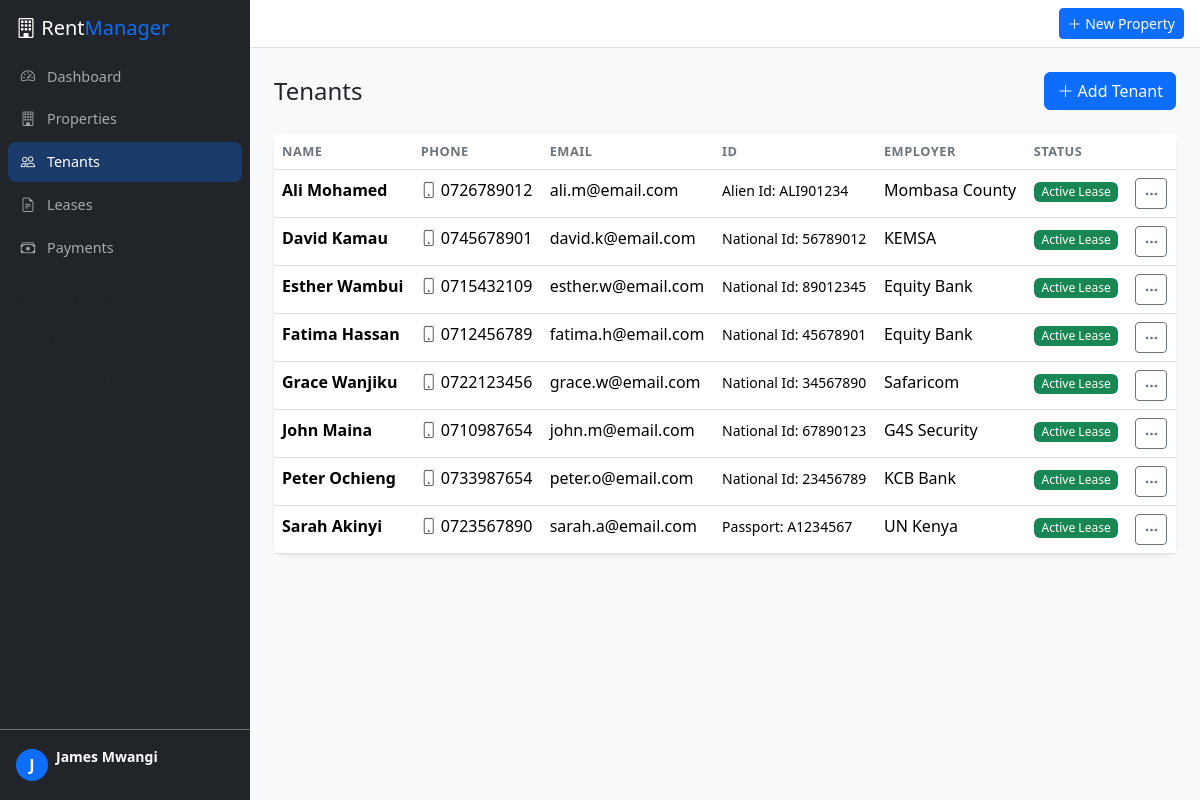
/tenants/ (signed in), run on the app's committed database.
### models.py (models this page shows, shortened)
class User(db.Model):
    __tablename__ = 'users'
    id = db.Column(db.Integer, primary_key=True)
    email = db.Column(db.String(120), unique=True, nullable=False, index=True)
    password_hash = db.Column(db.String(256), nullable=False)
    full_name = db.Column(db.String(120), nullable=False)
    phone = db.Column(db.String(20))
    role = db.Column(db.String(20), nullable=False, default='landlord')  # landlord, manager, admin
    is_active = db.Column(db.Boolean, default=True)
    created_at = db.Column(db.DateTime, default=datetime.utcnow)
    properties = db.relationship('Property', backref='owner', lazy='dynamic')
    audit_logs = db.relationship('AuditLog', backref='user', lazy='dynamic')
    @property
    def is_authenticated(self):
        return True

class Tenant(db.Model):
    __tablename__ = 'tenants'
    id = db.Column(db.Integer, primary_key=True)
    full_name = db.Column(db.String(120), nullable=False)
    phone = db.Column(db.String(20), nullable=False)
    email = db.Column(db.String(120))
    id_type = db.Column(db.String(30), default='national_id')  # national_id, passport, alien_id
    id_number = db.Column(db.String(30))
    employer = db.Column(db.String(120))
    emergency_contact = db.Column(db.String(120))
    emergency_phone = db.Column(db.String(20))
    created_at = db.Column(db.DateTime, default=datetime.utcnow)
    leases = db.relationship('Lease', backref='tenant', lazy='dynamic')
    @property
    def active_lease(self):
        return self.leases.filter_by(status='active').first()

### routes/tenants.py (the view)
@tenants_bp.route('/')
@login_required
def list_tenants():
    tenants = Tenant.query.join(Lease).join('unit', 'property').filter(
    ).distinct().all() if False else []  # simplified below
    from models import Unit, Property
    from sqlalchemy import select
    tenant_ids = select(Tenant.id).join(Lease).join(Unit).join(Property).filter(
        Property.owner_id == current_user.id
    ).distinct().subquery()
    tenants = Tenant.query.filter(Tenant.id.in_(select(tenant_ids.c.id))).order_by(Tenant.full_name).all()
    return render_template('tenants/list.html', tenants=tenants)

### templates/tenants/list.html (shortened to what this page needs)
{% extends "base.html" %}
{% block content %}
<div class="d-flex justify-content-between align-items-center mb-4">
    <h4 class="mb-0">Tenants</h4>
    <a href="{{ url_for('tenants.add') }}" class="btn btn-primary"><i class="bi bi-plus-lg"></i> Add Tenant</a>
</div>
{% if tenants %}
<div class="card border-0 shadow-sm">
    <div class="table-responsive">
        <table class="table table-hover mb-0">
            <thead>
                <tr>
                    <th>Name</th>
                    <th>Phone</th>
                    <th>Email</th>
                    <th>ID</th>
                    <th>Employer</th>
                    <th>Status</th>
                    <th></th>
                </tr>
            </thead>
            <tbody>
                {% for t in tenants %}
                <tr>
                    <td class="fw-bold">{{ t.full_name }}</td>
                    <td><i class="bi bi-phone text-muted"></i> {{ t.phone }}</td>
                    <td>{{ t.email or '—' }}</td>
                    <td><small>{{ t.id_type|replace('_', ' ')|title }}: {{ t.id_number or '—' }}</small></td>
                    <td>{{ t.employer or '—' }}</td>
                    <td>
                        {% if t.active_lease %}
                            <span class="badge bg-success">Active Lease</span>
                        {% else %}
                            <span class="badge bg-secondary">No Lease</span>
                        {% endif %}
                    </td>
                    <td>
                        <div class="dropdown">
                            <button class="btn btn-sm btn-outline-secondary" data-bs-toggle="dropdown"><i class="bi bi-three-dots"></i></button>
                        </div>
                    </td>
                </tr>
                {% endfor %}
            </tbody>
        </table>
    </div>
</div>
{% else %}
<div class="text-center py-5">
    <i class="bi bi-people fs-1 text-muted"></i>
    <h5 class="mt-3">No tenants yet</h5>
    <a href="{{ url_for('tenants.add') }}" class="btn btn-primary">Add Tenant</a>
</div>
{% endif %}
{% endblock %}

### templates/base.html (shortened to what this page needs)
<!DOCTYPE html>
<html lang="en" data-bs-theme="light">
<head>
    <link href="https://cdn.jsdelivr.net/npm/bootstrap@5.3.3/dist/css/bootstrap.min.css" rel="stylesheet">
    <link href="https://cdn.jsdelivr.net/npm/bootstrap-icons@1.11.3/font/bootstrap-icons.css" rel="stylesheet">
    <link href="{{ url_for('static', filename='css/style.css') }}" rel="stylesheet">
</head>
<body>
{% if current_user.is_authenticated %}
<div class="d-flex">
    <nav id="sidebar" class="sidebar bg-dark">
        <div class="sidebar-brand py-3 px-3">
            <h5 class="text-white mb-0"><i class="bi bi-building"></i> Rent<span class="text-primary">Manager</span></h5>
        </div>
        <ul class="nav flex-column px-2">
            <li class="nav-item">
                <a class="nav-link {% if request.endpoint == 'dashboard.index' %}active{% endif %}" href="{{ url_for('dashboard.index') }}">
                    <i class="bi bi-speedometer2"></i> Dashboard
                </a>
            </li>
            <li class="nav-item">
                <a class="nav-link {% if 'properties' in request.endpoint|default('') %}active{% endif %}" href="{{ url_for('properties.list_properties') }}">
                    <i class="bi bi-building"></i> Properties
                </a>
            </li>
            <li class="nav-item">
                <a class="nav-link {% if 'tenants' in request.endpoint|default('') %}active{% endif %}" href="{{ url_for('tenants.list_tenants') }}">
                    <i class="bi bi-people"></i> Tenants
                </a>
            </li>
            <li class="nav-item">
                <a class="nav-link {% if 'leases' in request.endpoint|default('') %}active{% endif %}" href="{{ url_for('leases.list_leases') }}">
                    <i class="bi bi-file-earmark-text"></i> Leases
                </a>
            </li>
            <li class="nav-item">
                <a class="nav-link {% if 'payments' in request.endpoint|default('') %}active{% endif %}" href="{{ url_for('payments.list_payments') }}">
                    <i class="bi bi-cash-stack"></i> Payments
                </a>
            </li>
            <li class="nav-item mt-2">
                <a class="nav-link text-muted small" href="{{ url_for('reports.rent_roll') }}">
                    <i class="bi bi-table"></i> Rent Roll
                </a>
            </li>
            <li class="nav-item">
                <a class="nav-link text-muted small" href="{{ url_for('reports.arrears') }}">
                    <i class="bi bi-exclamation-triangle"></i> Arrears
                </a>
            </li>
            <li class="nav-item">
                <a class="nav-link text-muted small" href="{{ url_for('reports.payment_history') }}">
                    <i class="bi bi-clock-history"></i> Payment History
                </a>
            </li>
        </ul>
        <div class="mt-auto px-3 py-3 border-top border-secondary">
            <div class="d-flex align-items-center">
                <div class="avatar bg-primary rounded-circle d-flex align-items-center justify-content-center me-2" style="width:32px;height:32px">
                    <span class="text-white fw-bold">{{ current_user.full_name[0] }}</span>
                </div>
                <div class="flex-grow-1">
                    <div class="text-white small fw-bold">{{ current_user.full_name }}</div>
                    <div class="text-muted" style="font-size:0.7rem">{{ current_user.role|title }}</div>
                </div>
                <a href="{{ url_for('auth.logout') }}" class="text-muted" title="Logout"><i class="bi bi-box-arrow-right"></i></a>
            </div>
        </div>
    </nav>
    <div class="main-content flex-grow-1">
        <nav class="navbar navbar-expand-lg bg-white border-bottom px-3">
            <div class="ms-auto d-flex align-items-center gap-2">
                <a href="{{ url_for('properties.add') }}" class="btn btn-sm btn-primary"><i class="bi bi-plus-lg"></i> New Property</a>
            </div>
        </nav>
        <div class="p-3 p-md-4">
            {% block content %}{% endblock %}
        </div>
    </div>
</div>
{% endif %}
</body>
</html>

### static/css/style.css (style rules this page uses)
:root { --sidebar-width: 250px; }
.sidebar { width: var(--sidebar-width); min-height: 100vh; position: fixed; top: 0; left: 0; z-index: 1040; display: flex; flex-direction: column; transition: transform 0.3s ease; }
.sidebar .nav-link { color: rgba(255,255,255,0.6); padding: 0.6rem 0.8rem; border-radius: 0.5rem; margin-bottom: 2px; font-size: 0.9rem; transition: all 0.2s; }
.sidebar .nav-link.active { color: #fff; background: rgba(13, 110, 253, 0.3); font-weight: 500; }
.sidebar .nav-link i { width: 20px; margin-right: 8px; }
.main-content { margin-left: var(--sidebar-width); min-height: 100vh; background: #f8f9fa; }
.card { border-radius: 0.75rem; }
.table th { font-size: 0.8rem; text-transform: uppercase; letter-spacing: 0.5px; color: #6c757d; font-weight: 600; border-bottom-width: 1px; }
.badge { font-weight: 500; }

### data on the page
User: full_name "J", full_name "James Mwangi"
Tenant: full_name "Ali Mohamed", phone "0726789012", email "ali.m@email.com", id_type "Alien Id", id_number "ALI901234", employer "Mombasa County"
Tenant: full_name "David Kamau", phone "0745678901", email "david.k@email.com", id_type "National Id", id_number "56789012", employer "KEMSA"
Tenant: full_name "Esther Wambui", phone "0715432109", email "esther.w@email.com", id_type "National Id", id_number "89012345", employer "Equity Bank"
Tenant: full_name "Fatima Hassan", phone "0712456789", email "fatima.h@email.com", id_type "National Id", id_number "45678901", employer "Equity Bank"
Tenant: full_name "Grace Wanjiku", phone "0722123456", email "grace.w@email.com", id_type "National Id", id_number "34567890", employer "Safaricom"
Tenant: full_name "John Maina", phone "0710987654", email "john.m@email.com", id_type "National Id", id_number "67890123", employer "G4S Security"
Tenant: full_name "Peter Ochieng", phone "0733987654", email "peter.o@email.com", id_type "National Id", id_number "23456789", employer "KCB Bank"
Tenant: full_name "Sarah Akinyi", phone "0723567890", email "sarah.a@email.com", id_type "Passport", id_number "A1234567", employer "UN Kenya"
